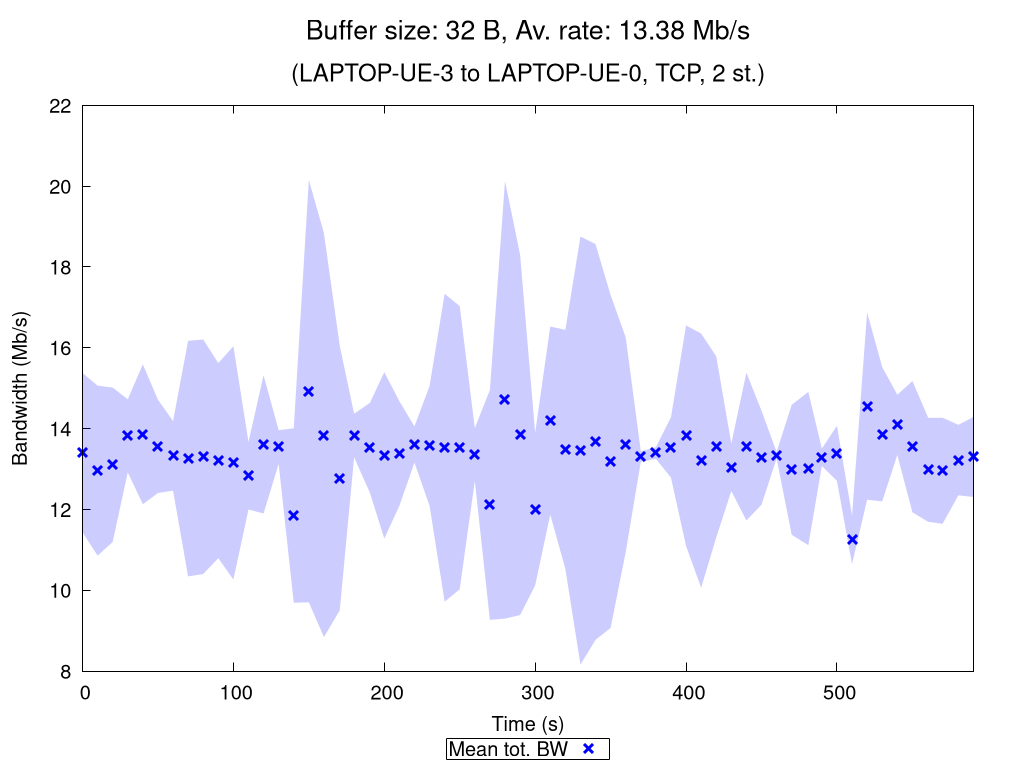

Write the gnuplot code that produced this figure.
set terminal pngcairo nocrop enhanced size 1024,768 font "Verdana,15"
set output "TCP_2_st_2020_10_17_19-49-04_two2one_00032B.png"

set title "{/=20 Buffer size: 32 B, Av. rate: 13.38 Mb/s}\n\n{/=18 (LAPTOP-UE-3 to LAPTOP-UE-0, TCP, 2 st.)}"

set xlabel "Time (s)"
set ylabel "Bandwidth (Mb/s)"
set ytics nomirror
set key bmargin center horizontal box samplen 1 width -1
set bmargin 4.6
set rmargin 4.5

rf = 1000000.0  # rate factor
set style fill transparent solid 0.2 noborder
set autoscale xfix
plot "TCP_2_st_2020_10_17_19-49-04_two2one_00032B_iperf_processed.dat" using 1:($2/rf-$3/rf):($2/rf+$3/rf) with filledcurves lc rgb "blue" notitle, \
     "" using 1:($2/rf) with points pt 2 ps 1.5 lw 3 lc rgb "blue" title "Mean tot. BW", \
